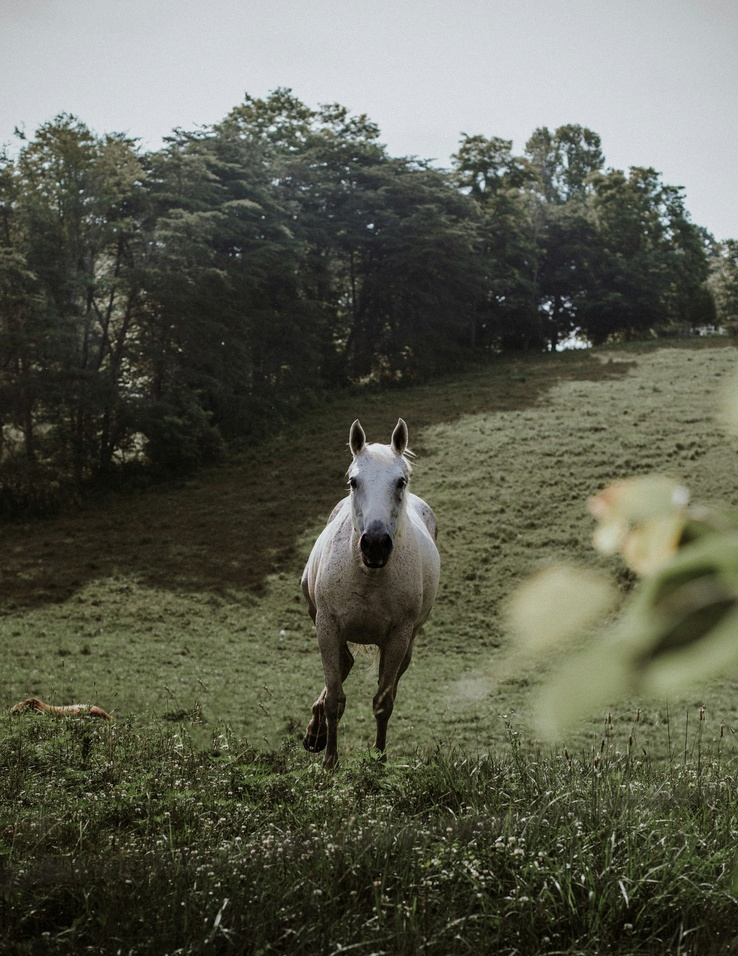
#> input picture data/samples/horse.jpg, 738 x 956 px, shrunk from 2318 x 3000 before the run, found by its file name; its folder holds 5 pictures in this run
$ jupyter execute C22716399_Transformation_1.ipynb
#> lines starting #> are read from the running program, lines starting #| are printed output that depends on the picture
[cell 1]
# Student Number: C22716399
# Student Name: Aaron Baggot
# Transformation Task 1

[cell 2]
import glob
print(glob.glob("data/samples/*"))

[cell 3]
import cv2
import numpy as np
from matplotlib import pyplot as plt
from pathlib import Path

[cell 4]
# Open the image war.png
img_path = Path("/Users/aaronbaggot/Desktop/image-processing-labs/data/samples/horse.jpg")
# Open image in greyscale
I = cv2.imread(str(img_path), cv2.IMREAD_GRAYSCALE)
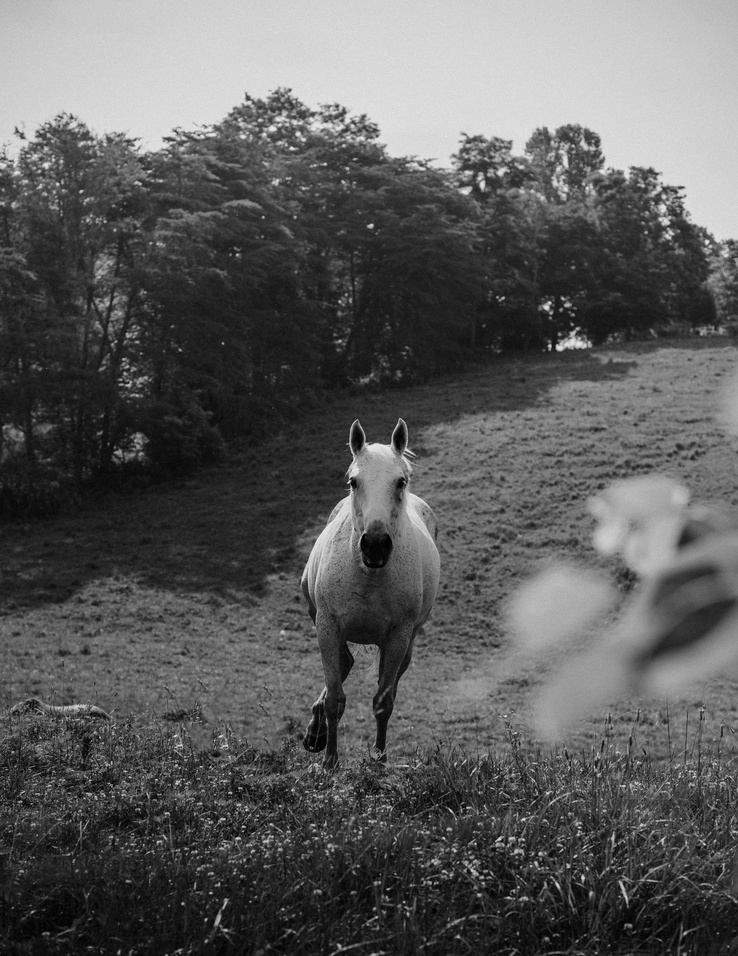
#> I: shape (956, 738); min 0, max 238, mean 91.7

[cell 5]
if I is None:
    raise exception(f"Image not found: {img_path}")

[cell 6]
# View original image and histogram

[cell 7]
plt.figure(figsize=(12,5))

plt.subplot(1,2,1)
plt.imshow(I, cmap = "gray")
plt.title("Original Image")
plt.axis("off")

plt.subplot(1,2,2)
# .ravel() flattens the 2D image into a 1D array of pixel intensity values
# If the image is 512 × 512, then I.ravel() is a 1D array with 512 × 512 = 262,144 pixel values
plt.hist(I.ravel(),256,[0,256])
plt.title("Original Histogram")

plt.show()
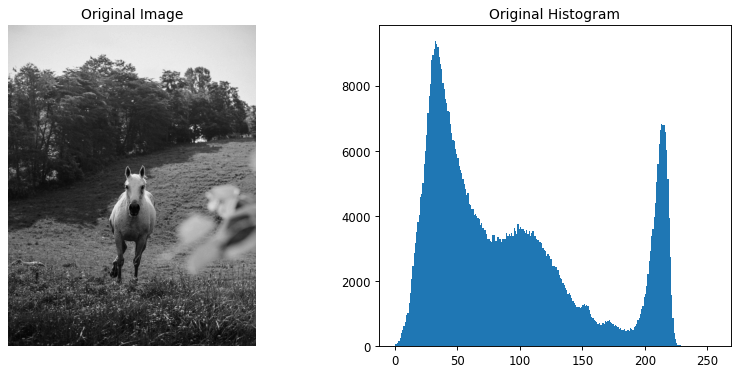
#> figure drawn by matplotlib, 2 panels; panel 2: tallest bar 9386 high, from x = 32 to 33

[cell 8]
# Histogram equalisation
equalized = cv2.equalizeHist(I)
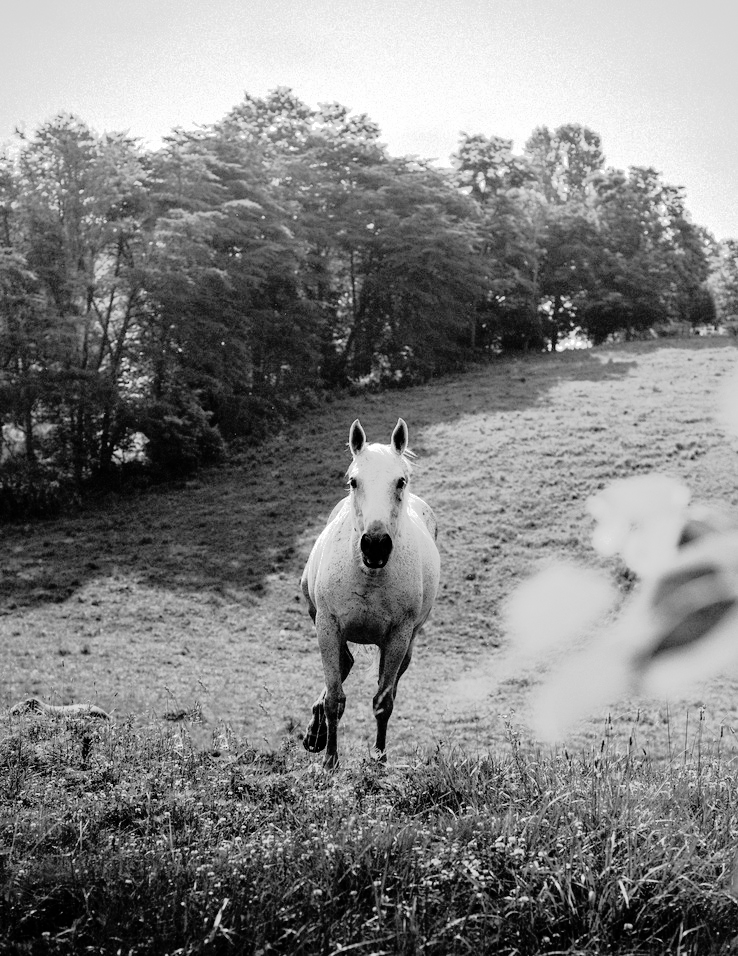
#> equalized: shape (956, 738); min 0, max 255, mean 128.4

[cell 9]
# Equalised image and new histogram
plt.figure(figsize=(12,5)) # New figure window

plt.subplot(1,2,1) # Defines the layout as 1 row, 2 columns of plots.
plt.imshow(equalized, cmap="gray") # displays image stored in equalized and forces grayscale
plt.title("Equalised image")
plt.axis("off") # Removes x,y axis for cleaner image look

plt.subplot(1,2,2)
plt.hist(equalized.ravel(),256,[0,256]) # flattens equalized image into 1D array
plt.title("Equalised Histogram")

plt.show()
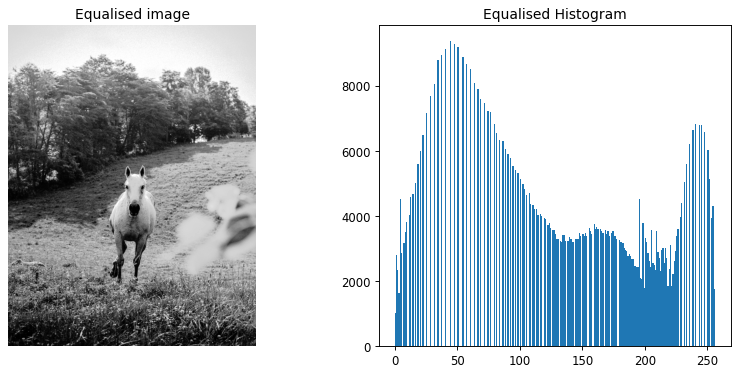
#> figure drawn by matplotlib, 2 panels; panel 2: tallest bar 9386 high, from x = 44 to 45
